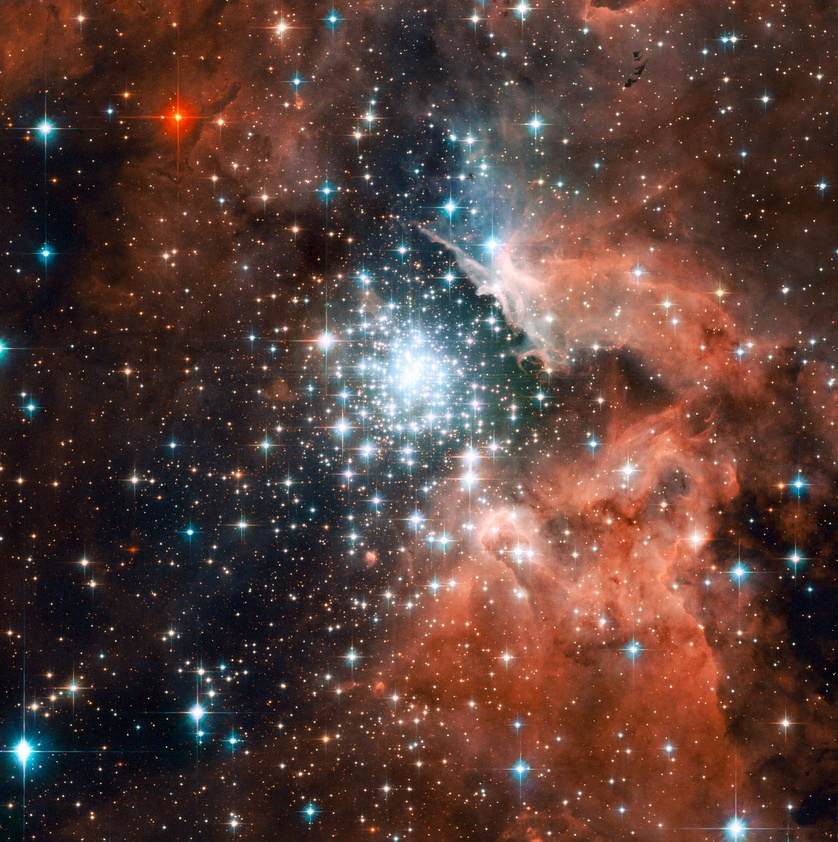
#> input picture star_hubble.jpg, 838 x 842 px, shrunk from 1280 x 1286 before the run
$ python starts.py
#> lines starting #> are read from the running program, lines starting #| are printed output that depends on the picture; after the words box and inside, x2 and y2 are one past the last pixel; in counts of white or black regions, pixels touching at a corner belong together
import cv2
import numpy as np

# Load the image
img = cv2.imread('star_hubble.jpg')
#> img is the input picture: shape (842, 838, 3); mean B, G, R 56, 62.6, 88.9

# Convert to grayscale
gray_image = cv2.cvtColor(img, cv2.COLOR_BGR2GRAY)
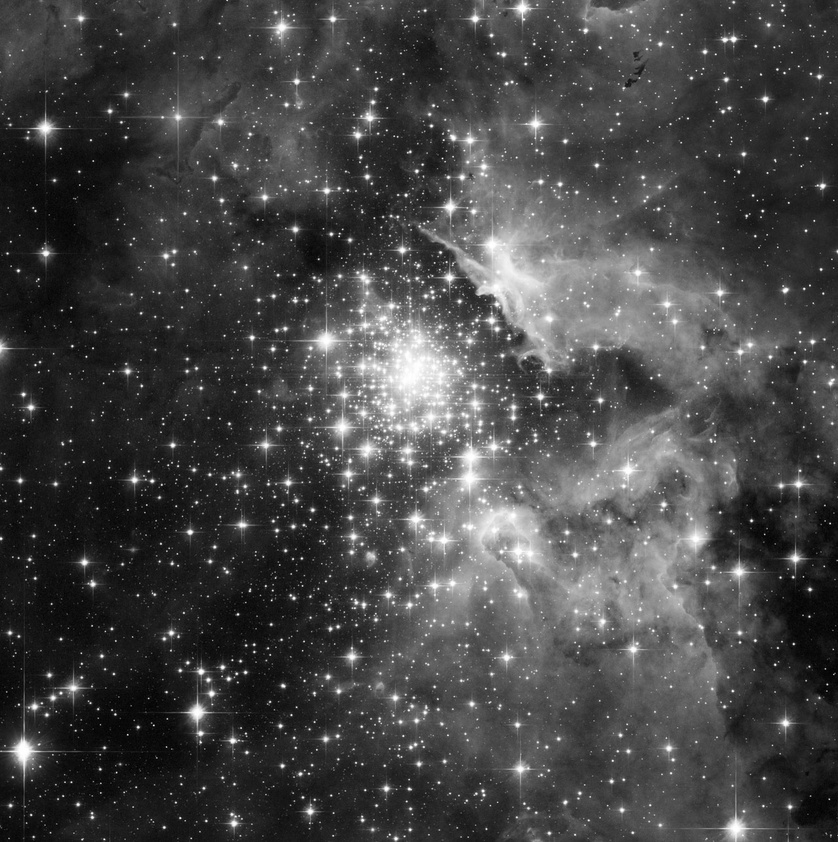
#> gray_image: shape (842, 838); min 0, max 255, mean 69.7
gray_image = cv2.GaussianBlur(gray_image, (5, 5), 0)

# Set the threshold value
threshold = 100

# Threshold the image to isolate the stars
thresh = cv2.threshold(gray_image, threshold, 255, cv2.THRESH_BINARY)[1]
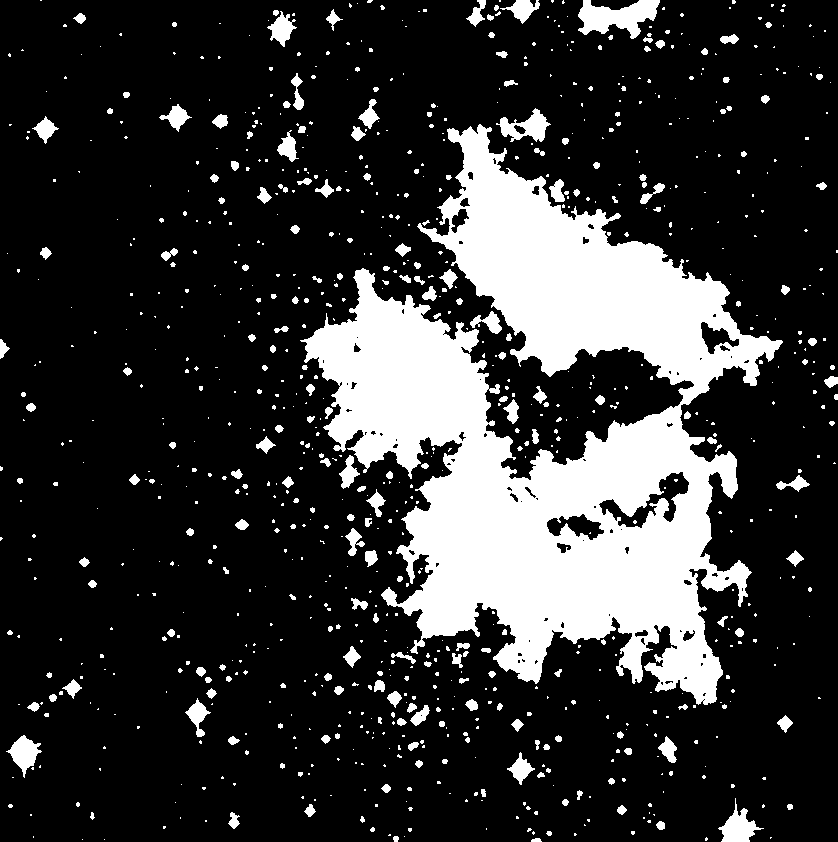
#> thresh: shape (842, 838); 20.7% white; 947 white regions (716 under 20 px), largest, box (x1, y1, x2, y2) and area: (300, 124, 783, 705) 120453, (578, 0, 660, 39) 1845, (496, 108, 551, 142) 862

# Detect circles using HoughCircles
circles = cv2.HoughCircles(thresh, cv2.HOUGH_GRADIENT, 1, 10, param1=50, param2=1, minRadius=1, maxRadius=5)
#> circles = 1348 rows, first 8: [325.5, 738.5, 4.2], [491.5, 673.5, 3.3], [338.5, 689.5, 4.4], [189.5, 531.5, 3.8], [172.5, 444.5, 3.3], [272.5, 348.5, 3.3], [619.5, 734.5, 3.3], [418.5, 763.5, 3.8]

# Draw circles around the stars
output_img = img.copy()
for i, circle in enumerate(circles[0, :]):
    x, y, radius = circle.astype(int)

    # Draw the circle
    cv2.circle(output_img, (x, y), radius, (0, 0, 255), 2)

    # Calculate the brightness of the star
    mask = np.zeros_like(img)
    cv2.circle(mask, (x, y), radius, (255, 255, 255), -1)
    mask = mask.astype(bool)
    brightness = np.mean(img[mask])

    # Print the results
    print(f"Star {i + 1}: x={x}, y={y}, radius={radius}, brightness={brightness:.2f}")
#> this loop made 1348 passes
#> (circle, x, y, radius, brightness) on passes 1 to 3: ([325.5, 738.5, 4.2], 325, 738, 4, 155.1), ([491.5, 673.5, 3.3], 491, 673, 3, 138.3), ([338.5, 689.5, 4.4], 338, 689, 4, 150.7)
#| Star 1: x=325, y=738, radius=4, brightness=155.14
#| Star 2: x=491, y=673, radius=3, brightness=138.32
#| Star 3: x=338, y=689, radius=4, brightness=150.69
#| Star 4: x=189, y=531, radius=3, brightness=189.99
#| Star 5: x=172, y=444, radius=3, brightness=173.79
#| Star 6: x=272, y=348, radius=3, brightness=159.54
#| Star 7: x=619, y=734, radius=3, brightness=147.40
#| Star 8: x=418, y=763, radius=3, brightness=170.01
#> (further printed lines are left out)
#> pass 1, `mask = mask.astype(bool)`:
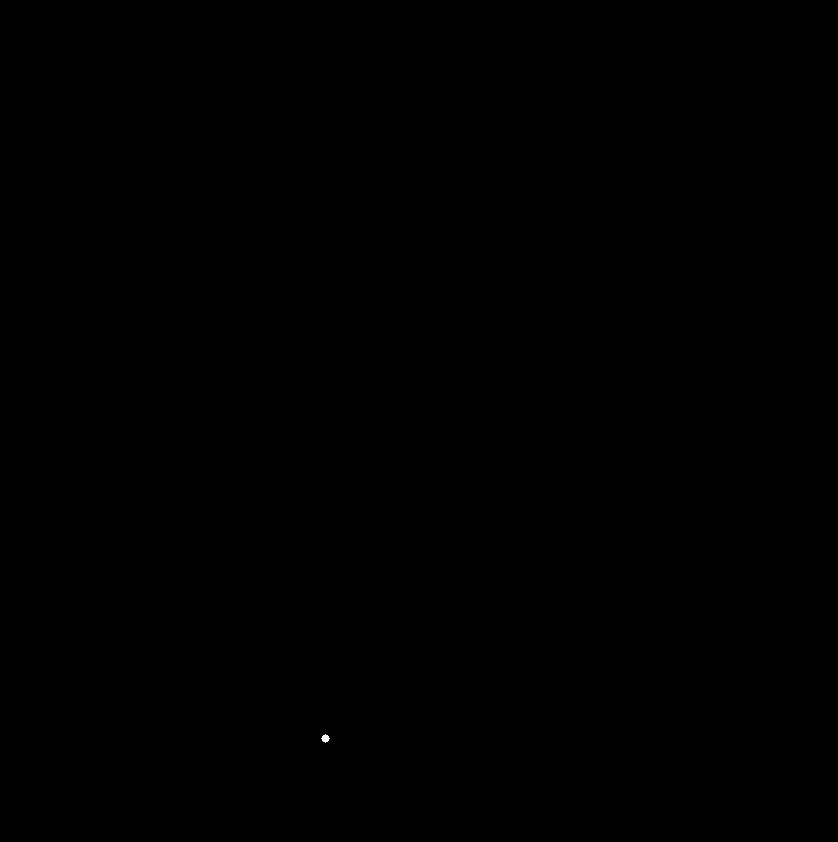
#> mask: shape (842, 838, 3) bool; 0.01% white; 1 white region, box (x1, y1, x2, y2) and area: (321, 734, 330, 743) 49
#> after the loop: mask: shape (842, 838, 3) bool; 0% white in thin lines or dots, all inside (x1, y1, x2, y2) = (601, 136, 604, 139)
#> after the loop:
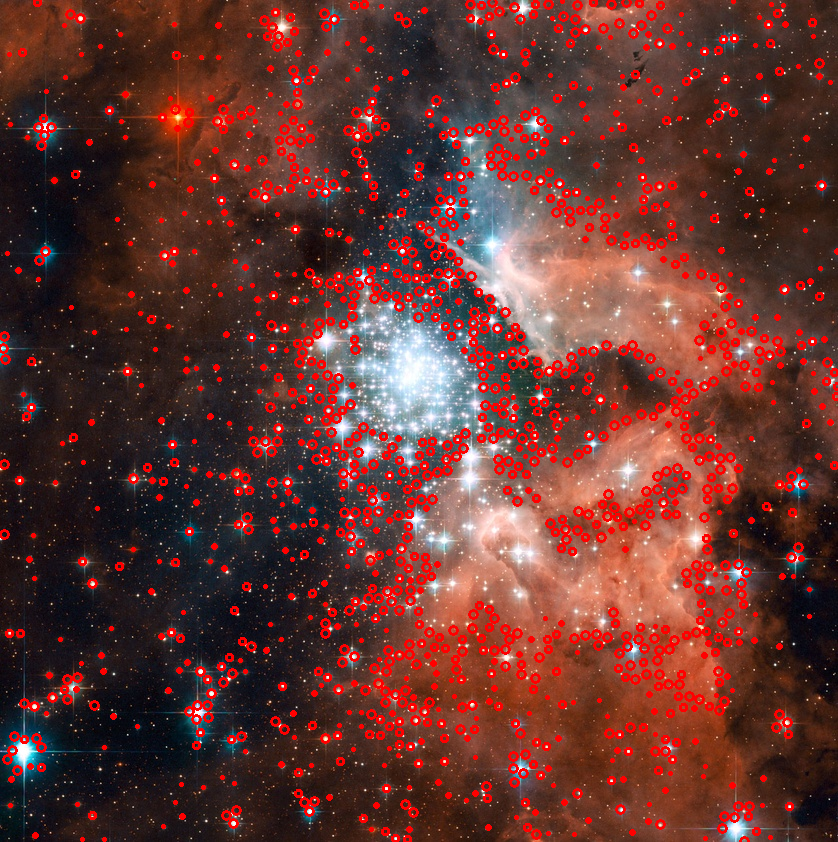
#> output_img: shape (842, 838, 3); 9.89% of pixels changed, all inside (x1, y1, x2, y2) = (0, 0, 838, 842)

# Save the output image
cv2.imwrite('output.jpg', output_img)

$ run again, with fr1.jpg copied over star_hubble.jpg
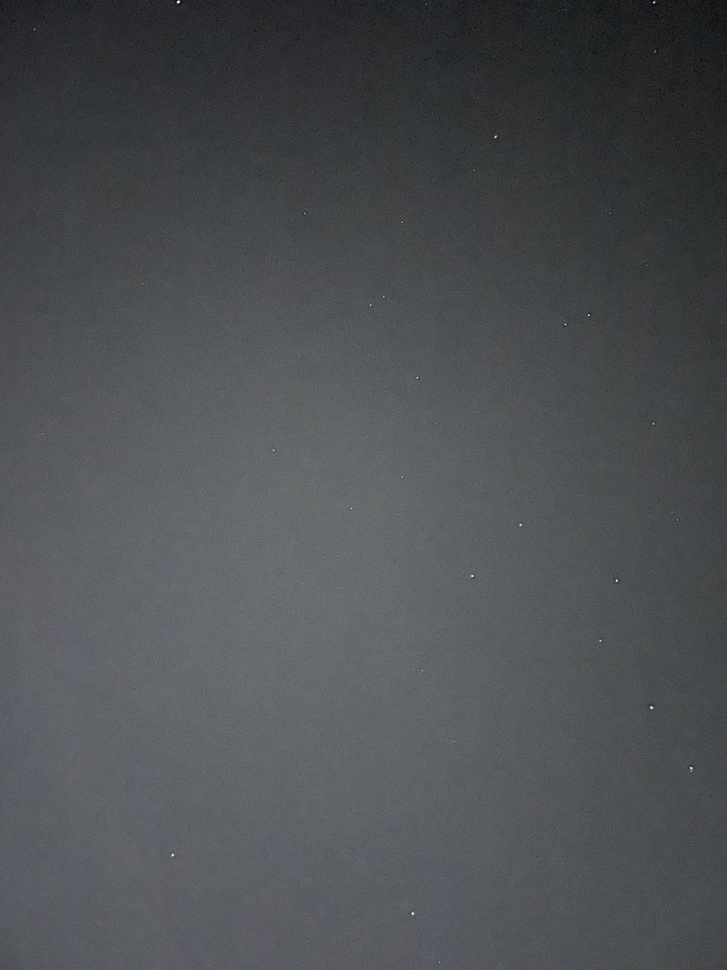
#> input picture fr1.jpg, 727 x 970 px, shrunk from 3024 x 4032 before the run
#> img is the input picture: shape (970, 727, 3); mean B, G, R 83.3, 79.8, 77.1
#> `thresh = cv2.threshold(gray_image, threshold, 255, cv2.THRESH_BINARY)[1]`:
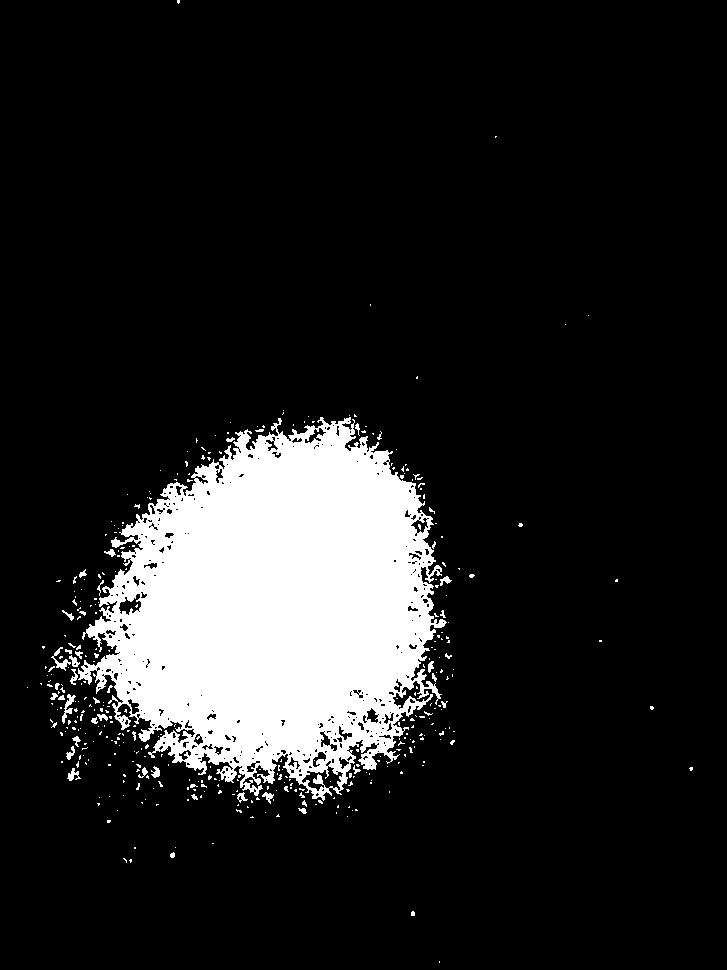
#> thresh: shape (970, 727); 13.2% white; 388 white regions (347 under 20 px), largest, box (x1, y1, x2, y2) and area: (78, 417, 447, 801) 89746, (62, 694, 76, 724) 144, (51, 647, 71, 671) 131
#> circles = 465 rows, first 8: [142.5, 771.5, 4.2], [249.5, 445.5, 4.2], [400.5, 692.5, 4.2], [441.5, 622.5, 4.2], [320.5, 754.5, 3.3], [60.5, 657.5, 4.4], [180.5, 757.5, 4.4], [198.5, 738.5, 4.4]
#> the loop `for i, circle in enumerate(circles[0, :]):` made 465 passes
#> (circle, x, y, radius, brightness) on passes 1 to 3: ([142.5, 771.5, 4.2], 142, 771, 4, 102), ([249.5, 445.5, 4.2], 249, 445, 4, 99.99), ([400.5, 692.5, 4.2], 400, 692, 4, 101.4)
#> (printed output is left out)
#> after the loop `for i, circle in enumerate(circles[0, :]):`:
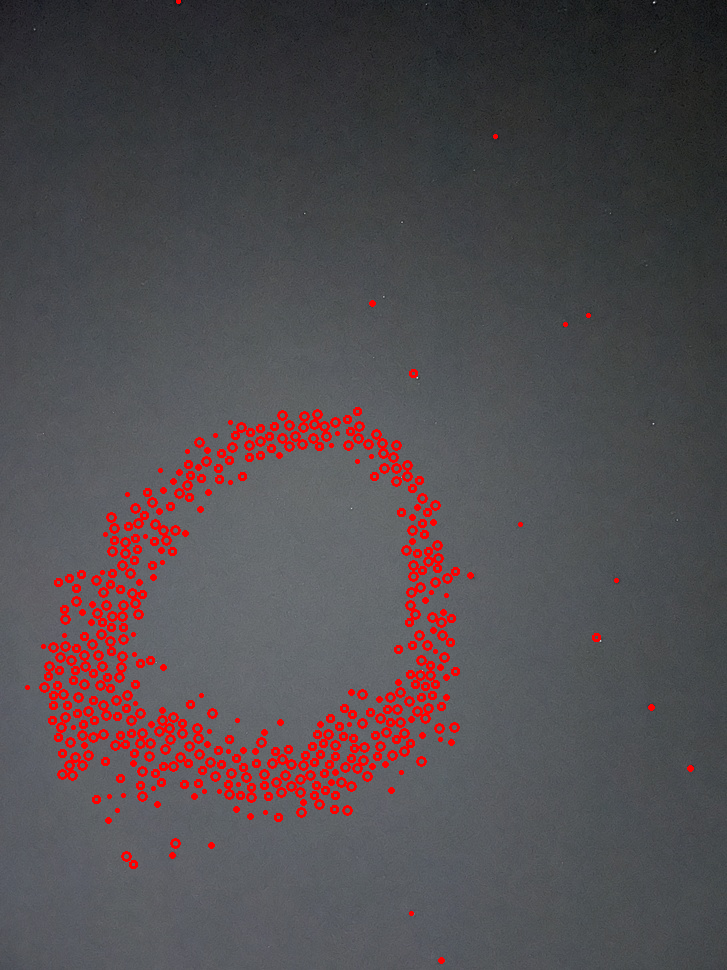
#> output_img: shape (970, 727, 3); 3.7% of pixels changed, all inside (x1, y1, x2, y2) = (25, 0, 694, 964)
